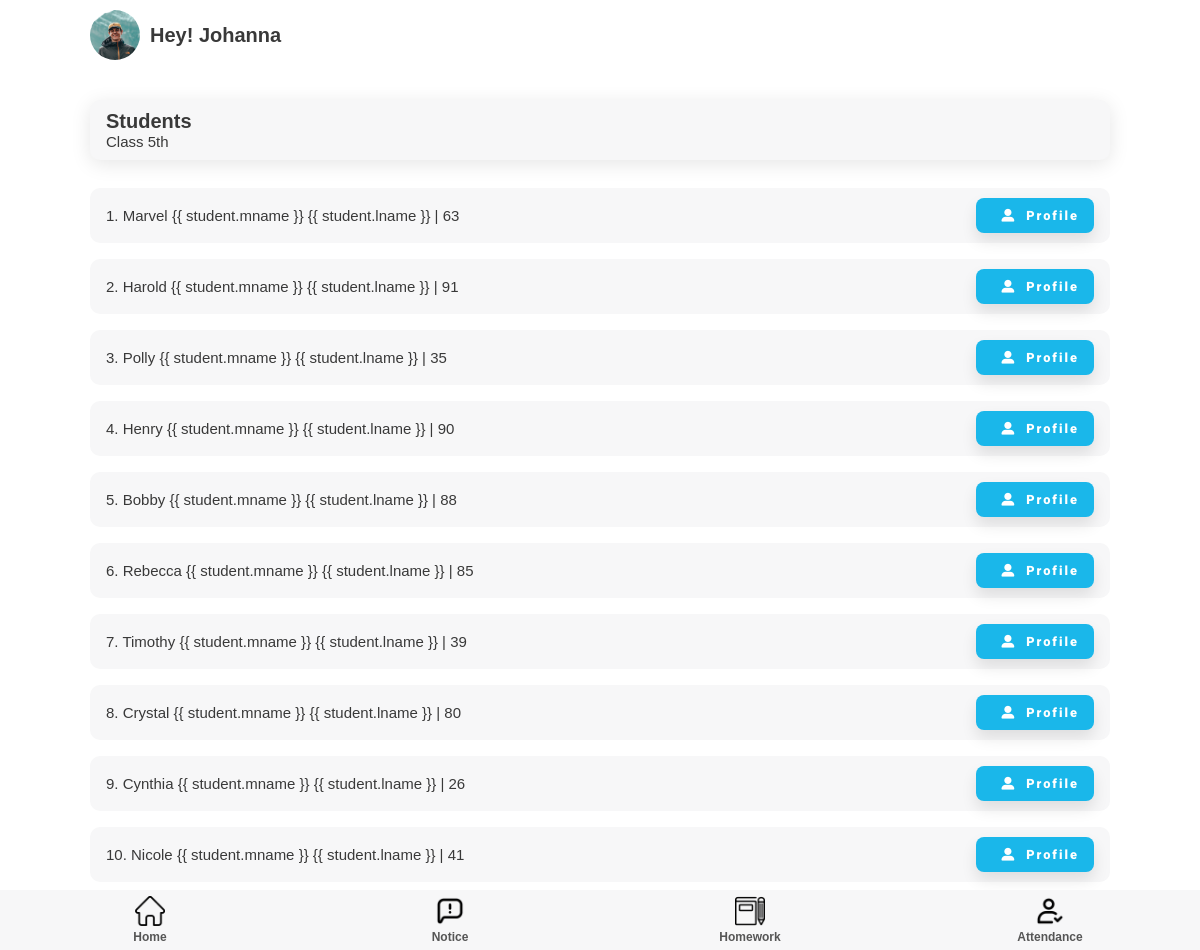
The page /teacher/classStudentList/55 (signed in) on the database its author committed.
### student/models.py (models this page shows)
class student(models.Model):
    fname = models.CharField(max_length=50)
    mname = models.CharField(max_length=50, blank=True, null=True)
    lname = models.CharField(max_length=50, blank=True, null=True)
    email = models.EmailField(blank=True, null=True)
    phone = models.IntegerField(blank=True, null=True)
    fathername = models.CharField(max_length=70)
    mothername = models.CharField(max_length=70)
    fatherphone = models.IntegerField()
    fatheremail = models.EmailField(blank=True, null=True)
    address = models.CharField(max_length=200)
    add_no = models.CharField(max_length=50, blank=True, null=True)
    roll_no = models.IntegerField()
    Class = models.ForeignKey('teacher.classSection', on_delete=models.PROTECT)
    school = models.ForeignKey('superadmin.school', on_delete=models.PROTECT)
    user = models.OneToOneField(User, on_delete=models.CASCADE)

### teacher/views.py (the view)
# urls.py: path('classStudentList/<int:class_id>', views.classStudentList, name = 'classStudentList'),
def classStudentList(request, class_id):
    Class = classSection.objects.get(id=class_id)
    teacherobj = teacher.objects.get(user=request.user)
    schoolobj = teacherobj.school
    students = student.objects.filter(school = schoolobj, Class = Class)
    return render(request, 'classStudentList.html', {'students': students, 'class': Class.Class})

### templates/teacher/classStudentList.html
{% extends 'attendance.html' %} {% load static %} {% block extra-head %}
<link rel="stylesheet" href="{% static '/css/style.css' %}" />
<link rel="stylesheet" href="{% static '/css/attendance.css' %}" />
{% endblock extra-head %} {% block content %}
<section id="main">
  <section id="start-att">
    <div class="component-back">
      <div>
        <h2>Students</h2>
        <p>Class {{ class }}th</p>
      </div>
    </div>
  </section>
  <section>
    <div class="student-list">
      {% for student in students %}
      <div class="add-stud-list">
        <p>
          {{ forloop.counter }}. {{ student.fname }} {% if student.mname %} {{
          student.mname }} {% endif %} {% if student.lname %} {{ student.lname
          }} {% endif %} | {{ student.roll_no }}
        </p>
        <button class="btn btn-sm">
          <i class="fas fa-user-alt"></i>Profile
        </button>
      </div>
      {% endfor %}
    </div>
  </section>
</section>
{% endblock content %}

### templates/teacher/home.html (shortened to what this page needs)
{% load static %}
<!DOCTYPE html>
<html lang="en">
  {% block head %}
  <head>
    <link
      rel="stylesheet"
      href="https://cdnjs.cloudflare.com/ajax/libs/font-awesome/6.0.0-beta2/css/all.min.css"
    />
    <link rel="stylesheet" href="{% static 'css/style.css' %}" />
    {% block extra-head %}{% endblock extra-head %}
  </head>
  {% endblock head %}
  <body>
    <section id="main">
      {% block nav %}
      <section id="nav">
        <nav class="top-navbar">
          <div class="topnav-profile">
            <div class="profile-picture">
              <img src="{% static 'img/profile.jpg' %}" />
            </div>
            <h2>Hey! <span id="topnav-username">{{ user.username }}</span></h2>
          </div>
        </nav>
      </section>
    {% endblock nav %}
{% block content %}{% endblock content %}
      {% block nav-bottom %}
      <section id="bottom-nav">
        <nav class="bottom-navbar">
          <div class="nav-links">
            <div class="nav-button">
              <a href="{% url 'teacher:teacherhome' %}">
                <img src="{% static '/img/home.png' %}" />
                <h5 class="faded">Home</h5>
              </a>
            </div>
            <div class="nav-button">
              <a href="{% url 'notice:teacherNotice' "all" %}">
                <img src="{% static '/img/notice.png' %}" />
                <h5 class="faded">Notice</h5>
              </a>
            </div>
            <div class="nav-button">
              <a href="{% url 'homework:homeworkTeacher' %}">
                <img src="{% static 'img/homework.png' %}" />
                <h5 class="faded">Homework</h5>
              </a>
            </div>
            <div class="nav-button">
              <a href="{% url 'attendance:attendance' %}">
                <img src="{% static '/img/check.png' %}" />
                <h5 class="faded">Attendance</h5>
              </a>
            </div>
          </div>
        </nav>
      </section>
      {% endblock nav-bottom %}
    </section>
  </body>
</html>

### static/css/style.css (style rules this page uses)
:root { --dark-green: #1ab7ea; --light-green: #9cdabd; --dark-red: #fb3f4a; --light-red: #fb878e; --light-red: #2196f3; --light-grey: #f7f7f8; --dark-grey: #e7e7e8; --dark: #393939; --faded: #555555; --center-width: 85%; }
* { box-sizing: border-box; margin: 0; padding: 0; }
body { font-family: "Arial", sans-serif; -webkit-font-smoothing: antialiased; }
a { text-decoration: none; }
* { margin: 0; padding: 0; }
#main { margin: auto; margin-bottom: 60px; width: 100%; background-color: #fff; }
#nav { margin-bottom: 30px; }
.top-navbar { margin: auto; display: flex; justify-content: space-between; align-items: center; align-content: center; width: var(--center-width); }
.topnav-profile { display: flex; align-items: center; padding: 10px 0; }
.topnav-profile > h2 { margin: 0 10px; }
.profile-picture { height: 50px; width: 50px; }
.profile-picture img { height: 100%; width: 100%; border-radius: 50px; object-fit: cover; }
.menu-list, .component-back { background-color: var(--light-grey); border-radius: 10px; display: flex; justify-content: space-between; align-items: center; margin: 1em 0; padding: 10px 16px; transition: all 0.5s ease 0s; box-shadow: 0px 4px 20px rgba(0, 0, 0, 0.1); }
.bottom-navbar { margin: auto; position: fixed; bottom: 0; background-color: var(--light-grey); height: 60px; width: 100%; }
.nav-links { margin: auto; width: var(--center-width); display: flex; justify-content: space-between; width: 100%; }
.nav-button { height: 60px; width: 25%; display: flex; flex-direction: column; justify-content: space-around; align-items: center; transition: all 0.3s ease-in-out 0.1s; }
.nav-button > a { width: 100%; text-align: center; }
.nav-button img { height: 30px; }
.btn { display: inline-block; background: var(--dark-green); color: #fff; padding: 10px 15px; min-width: 120px; font-size: 1rem; text-align: center; border: none; cursor: pointer; outline: none; box-shadow: 0px 8px 15px rgba(0, 0, 0, 0.1); transition: all 0.3s ease 0s; border-radius: 8px; letter-spacing: 2px; font-family: "Roboto", sans-serif; font-weight: 900; }
.btn-sm { font-size: 0.8rem; min-width: 90px; }
p { color: var(--dark); font-size: 15px; font-weight: 300; }
h2 { color: var(--dark); text-transform: capitalize; font-size: 20px; font-weight: 600; }
h5 { color: var(--dark); font-size: 12px; font-weight: 600; }
.faded { color: var(--faded); }

### static/css/attendance.css (style rules this page uses)
#start-att { width: 85%; margin: auto; }
.fa-user-edit, .fa-user-alt { margin: 0px 10px; }
.add-stud-list { background-color: var(--light-grey); border-radius: 10px; display: flex; justify-content: space-between; align-items: center; margin: 0.5em 0; padding: 10px 16px; }
.student-list { margin: 20px auto 60px; width: var(--center-width); display: flex; flex-direction: column; justify-content: space-between; }

### rows shown on the page
student: fname "Marvel", mname "{{ student.mname }}", lname "{{ student.lname }}", roll_no "63"
student: fname "Harold", mname "{{ student.mname }}", lname "{{ student.lname }}", roll_no "91"
student: fname "Polly", mname "{{ student.mname }}", lname "{{ student.lname }}", roll_no "35"
student: fname "Henry", mname "{{ student.mname }}", lname "{{ student.lname }}", roll_no "90"
student: fname "Bobby", mname "{{ student.mname }}", lname "{{ student.lname }}", roll_no "88"
student: fname "Rebecca", mname "{{ student.mname }}", lname "{{ student.lname }}", roll_no "85"
student: fname "Timothy", mname "{{ student.mname }}", lname "{{ student.lname }}", roll_no "39"
student: fname "Crystal", mname "{{ student.mname }}", lname "{{ student.lname }}", roll_no "80"
student: fname "Cynthia", mname "{{ student.mname }}", lname "{{ student.lname }}", roll_no "26"
student: fname "Nicole", mname "{{ student.mname }}", lname "{{ student.lname }}", roll_no "41"

### other values the page prints
{{ user.username }} "Johanna"
{{ class }} "5"
